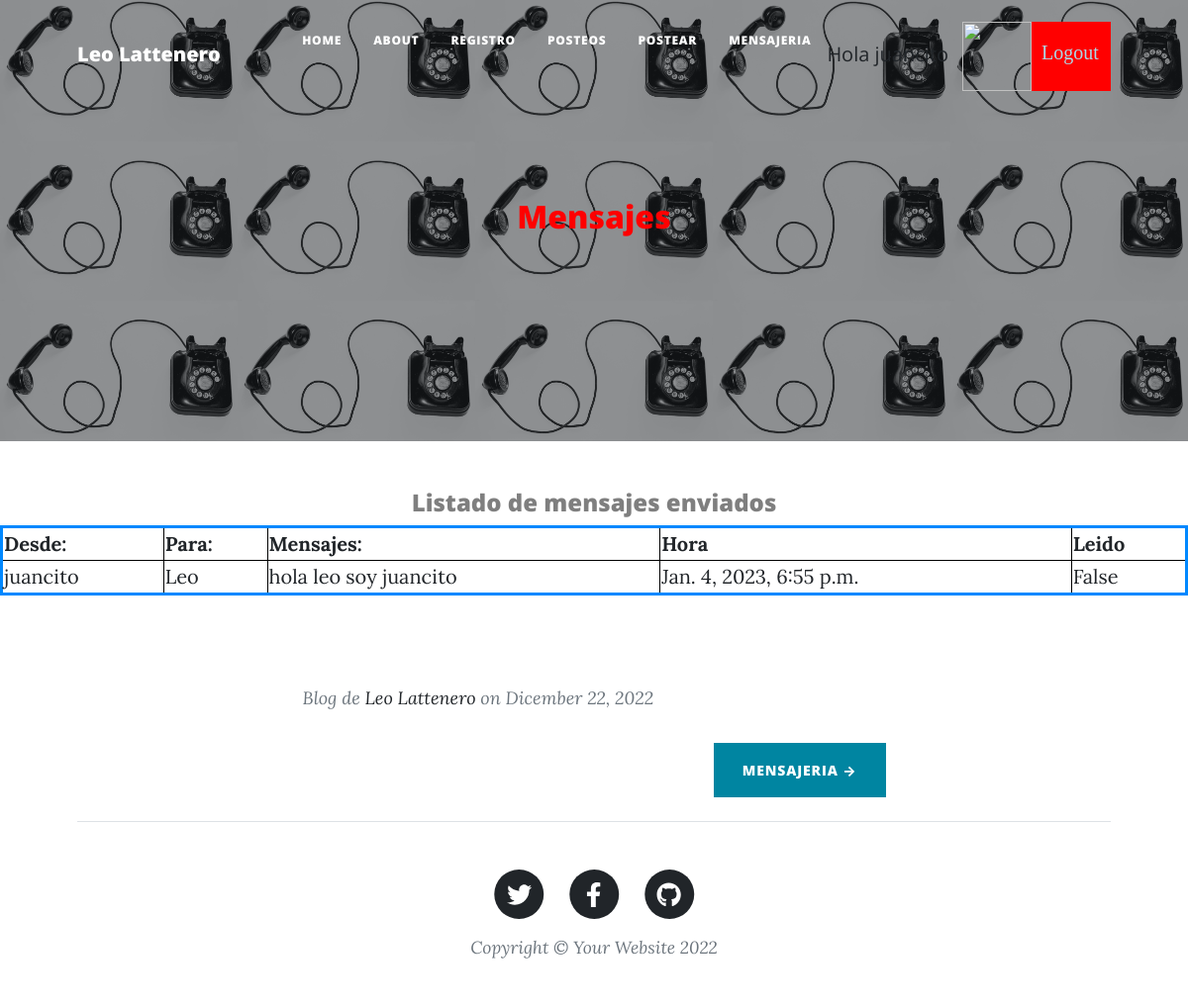
The app's page /chat/mensajeEnviado (signed in), older data.
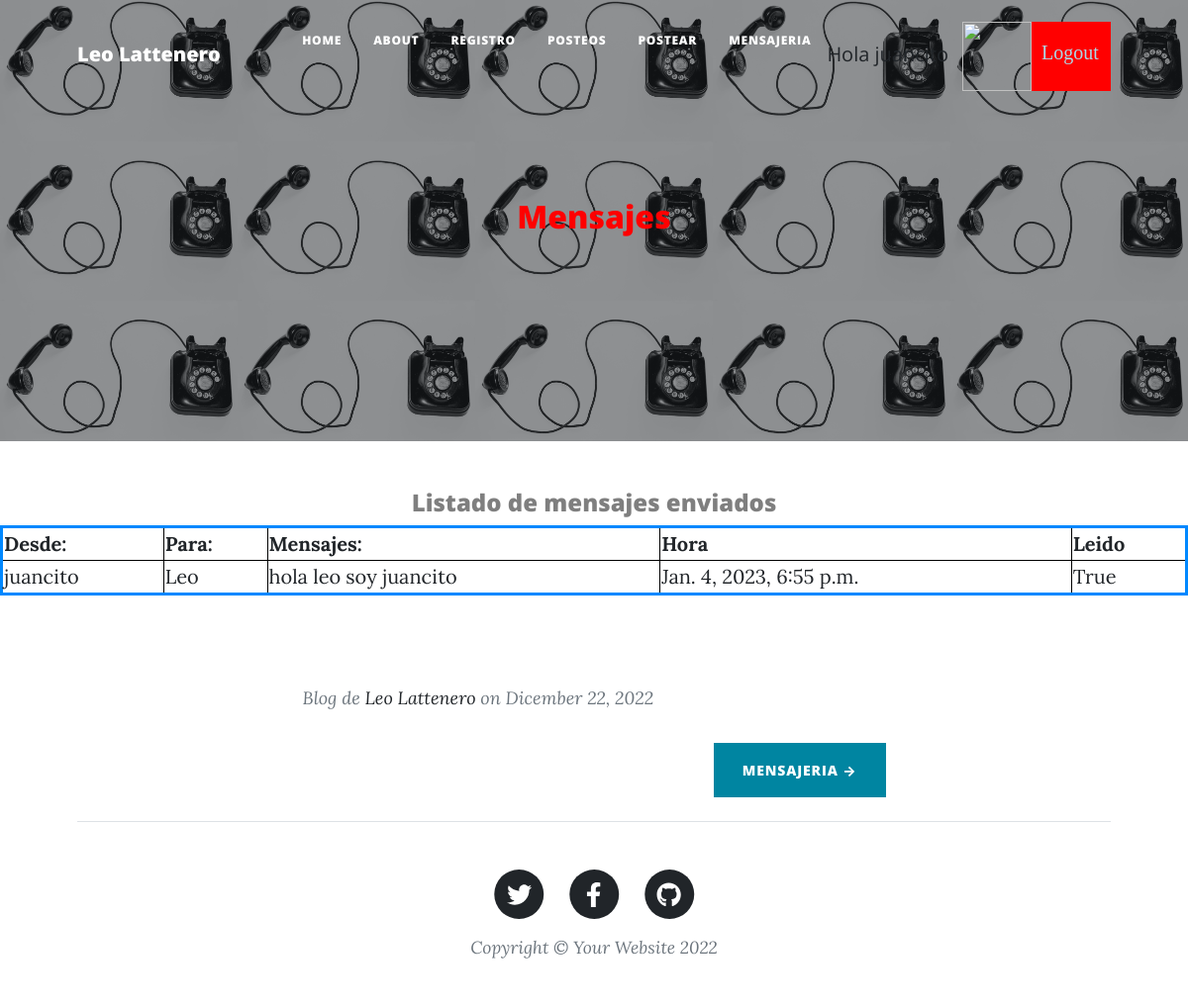
The same page, newer data.
### Chat/models.py (models this page shows)
class Mensaje(models.Model):
    enviar = models.ForeignKey(User, on_delete=models.CASCADE, related_name='sender')
    recibir = models.ForeignKey(User, on_delete=models.CASCADE, related_name='receiver')
    mensaje = models.TextField(max_length=5000)
    hora = models.DateTimeField(auto_now_add=True)
    leido = models.BooleanField(default=False)
    def __str__(self):
        return  str(self.leido) + " "+ self.mensaje + " "+ str(self.hora)

### Chat/views.py (the view)
# urls.py: path("mensajeEnviado", MensajeEnviado , name = "MensajeEnviado"),
def MensajeEnviado(request):
    usuario = request.user
    herram = Mensaje.objects.filter(enviar = usuario)
    print(herram)
    return render(request, "MensajeEnviado.html", {"mensajes": herram, "imagen": obtenerAvatar(request)})

### AppLogin/views.py (called while the page is built)
def obtenerAvatar(request):
    if request.user.is_authenticated:
        lista=Avatar.objects.filter(user=request.user)
        if len(lista)!=0:
            imagen=lista[0].imagen.url
        else:
            imagen="/media/avatares/avatarpordefecto.jpg"
        return imagen

### Chat/templates/MensajeEnviado.html (shortened to what this page needs)
{% extends "inicioChat.html" %}
{% load static %}
{% block titulo %}
<h2 style="color:red" >Mensajes </h2>
{% endblock %}
{% block contenido_que_cambia %}
<h4 class="text-black-50" style="text-align: center;">Listado de mensajes enviados</h4>
<table width="100%" style="border: 3px solid rgb(0, 136, 255);">
    <tr>
        <th>Desde:      </th>
        <th>Para:       </th>
        <th>Mensajes:   </th>
        <th>Hora        </th>
        <th>Leido       </th>
    </tr>
    {% for indice in mensajes %}
    <tr>
        <td>{{ indice.enviar }}</td>
        <td> {{ indice.recibir }}</td>
        <td style="text-align: left;">{{ indice.mensaje }}</td>
        <td>{{ indice.hora }}</td>
        <td>{{ indice.leido }}</td>
    </tr>
    {% endfor %}
</table>
<br>
<br>
{% endblock %}

Row changes from the older to the newer data that the page shows:
changed Mensaje "hola leo soy juancito": leido "False" → "True"
